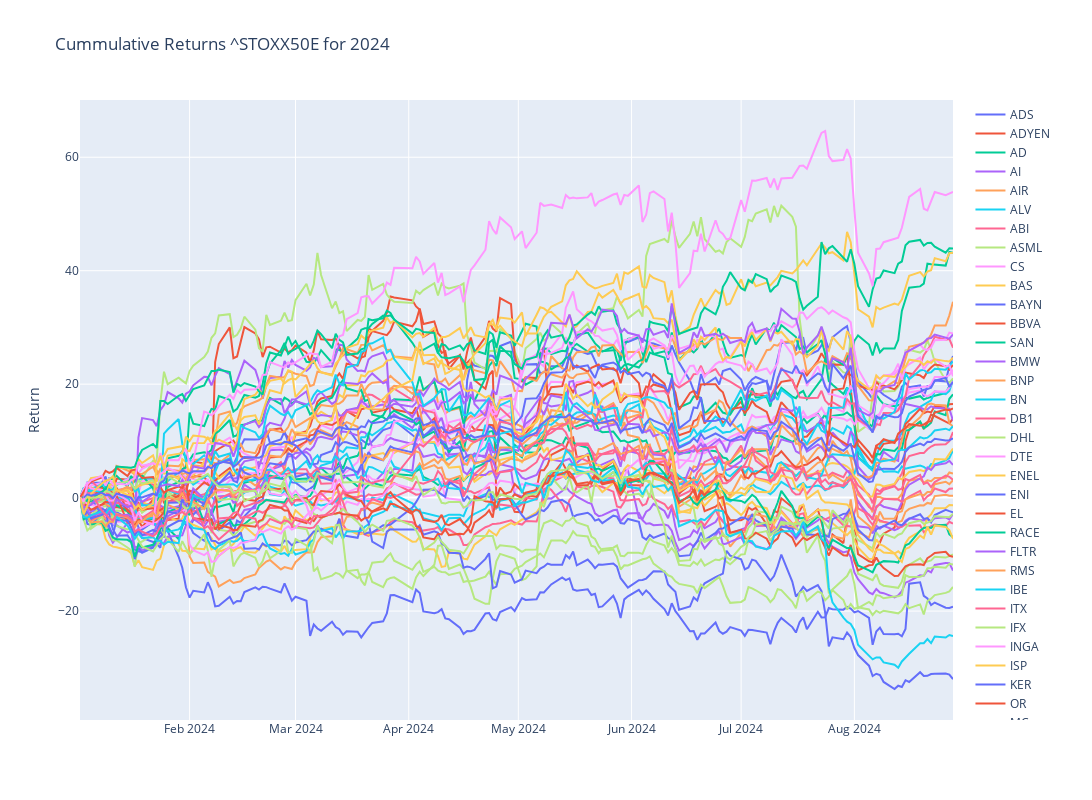

The code cell stored with this chart in its notebook:
### Code cell
# Plotly
fig = make_subplots()

# Graph (1,1)
# Loop all stock files and get cummulative return for year
for stock in tqdm(index_list):
    f = os.path.join("../input", stock)
    df = pd.read_csv(f+".csv",index_col="Date",parse_dates=True)
    df['Cummulative_Return'] = cumulative_return(df["Adj Close"].loc[year])
    fig.add_trace(go.Scatter(x=df['Cummulative_Return'].loc[year].index,y=df['Cummulative_Return'].loc[year],mode="lines",name=stock.split('.')[0]),row=1,col=1)

# Update xaxis properties
fig.update_yaxes(title_text="Return", row=1, col=1)

fig.update_layout(height=800, width=1300,showlegend=True,title=f"Cummulative Returns {ticker} for {year}")

fig.show()

### Figure 1 — Plotly figure (JSON) as saved in the notebook; plotly's stock layout.template omitted (floating-point values rounded to 4 significant figures; data arrays with more than 128 entries replaced by an {"elided": "..."} marker saying what was removed)
{"data": [{"mode": "lines", "name": "ADS", "type": "scatter", "x": {"elided": "169 str values"}, "xaxis": "x", "y": {"elided": "169 float values"}, "yaxis": "y"}, {"mode": "lines", "name": "ADYEN", "type": "scatter", "x": {"elided": "169 str values"}, "xaxis": "x", "y": {"elided": "169 float values"}, "yaxis": "y"}, {"mode": "lines", "name": "AD", "type": "scatter", "x": {"elided": "169 str values"}, "xaxis": "x", "y": {"elided": "169 float values"}, "yaxis": "y"}, {"mode": "lines", "name": "AI", "type": "scatter", "x": {"elided": "169 str values"}, "xaxis": "x", "y": {"elided": "169 float values"}, "yaxis": "y"}, {"mode": "lines", "name": "AIR", "type": "scatter", "x": {"elided": "169 str values"}, "xaxis": "x", "y": {"elided": "169 float values"}, "yaxis": "y"}, {"mode": "lines", "name": "ALV", "type": "scatter", "x": {"elided": "169 str values"}, "xaxis": "x", "y": {"elided": "169 float values"}, "yaxis": "y"}, {"mode": "lines", "name": "ABI", "type": "scatter", "x": {"elided": "169 str values"}, "xaxis": "x", "y": {"elided": "169 float values"}, "yaxis": "y"}, {"mode": "lines", "name": "ASML", "type": "scatter", "x": {"elided": "169 str values"}, "xaxis": "x", "y": {"elided": "169 float values"}, "yaxis": "y"}, {"mode": "lines", "name": "CS", "type": "scatter", "x": {"elided": "169 str values"}, "xaxis": "x", "y": {"elided": "169 float values"}, "yaxis": "y"}, {"mode": "lines", "name": "BAS", "type": "scatter", "x": {"elided": "169 str values"}, "xaxis": "x", "y": {"elided": "169 float values"}, "yaxis": "y"}, {"mode": "lines", "name": "BAYN", "type": "scatter", "x": {"elided": "169 str values"}, "xaxis": "x", "y": {"elided": "169 float values"}, "yaxis": "y"}, {"mode": "lines", "name": "BBVA", "type": "scatter", "x": {"elided": "169 str values"}, "xaxis": "x", "y": {"elided": "169 float values"}, "yaxis": "y"}, {"mode": "lines", "name": "SAN", "type": "scatter", "x": {"elided": "169 str values"}, "xaxis": "x", "y": {"elided": "169 float values"}, "yaxis": "y"}, {"mode": "lines", "name": "BMW", "type": "scatter", "x": {"elided": "169 str values"}, "xaxis": "x", "y": {"elided": "169 float values"}, "yaxis": "y"}, {"mode": "lines", "name": "BNP", "type": "scatter", "x": {"elided": "169 str values"}, "xaxis": "x", "y": {"elided": "169 float values"}, "yaxis": "y"}, {"mode": "lines", "name": "BN", "type": "scatter", "x": {"elided": "169 str values"}, "xaxis": "x", "y": {"elided": "169 float values"}, "yaxis": "y"}, {"mode": "lines", "name": "DB1", "type": "scatter", "x": {"elided": "169 str values"}, "xaxis": "x", "y": {"elided": "169 float values"}, "yaxis": "y"}, {"mode": "lines", "name": "DHL", "type": "scatter", "x": {"elided": "169 str values"}, "xaxis": "x", "y": {"elided": "169 float values"}, "yaxis": "y"}, {"mode": "lines", "name": "DTE", "type": "scatter", "x": {"elided": "169 str values"}, "xaxis": "x", "y": {"elided": "169 float values"}, "yaxis": "y"}, {"mode": "lines", "name": "ENEL", "type": "scatter", "x": {"elided": "168 str values"}, "xaxis": "x", "y": {"elided": "168 float values"}, "yaxis": "y"}, {"mode": "lines", "name": "ENI", "type": "scatter", "x": {"elided": "168 str values"}, "xaxis": "x", "y": {"elided": "168 float values"}, "yaxis": "y"}, {"mode": "lines", "name": "EL", "type": "scatter", "x": {"elided": "169 str values"}, "xaxis": "x", "y": {"elided": "169 float values"}, "yaxis": "y"}, {"mode": "lines", "name": "RACE", "type": "scatter", "x": {"elided": "168 str values"}, "xaxis": "x", "y": {"elided": "168 float values"}, "yaxis": "y"}, {"mode": "lines", "name": "FLTR", "type": "scatter", "x": {"elided": "167 str values"}, "xaxis": "x", "y": {"elided": "167 float values"}, "yaxis": "y"}, {"mode": "lines", "name": "RMS", "type": "scatter", "x": {"elided": "169 str values"}, "xaxis": "x", "y": {"elided": "169 float values"}, "yaxis": "y"}, {"mode": "lines", "name": "IBE", "type": "scatter", "x": {"elided": "169 str values"}, "xaxis": "x", "y": {"elided": "169 float values"}, "yaxis": "y"}, {"mode": "lines", "name": "ITX", "type": "scatter", "x": {"elided": "169 str values"}, "xaxis": "x", "y": {"elided": "169 float values"}, "yaxis": "y"}, {"mode": "lines", "name": "IFX", "type": "scatter", "x": {"elided": "169 str values"}, "xaxis": "x", "y": {"elided": "169 float values"}, "yaxis": "y"}, {"mode": "lines", "name": "INGA", "type": "scatter", "x": {"elided": "169 str values"}, "xaxis": "x", "y": {"elided": "169 float values"}, "yaxis": "y"}, {"mode": "lines", "name": "ISP", "type": "scatter", "x": {"elided": "168 str values"}, "xaxis": "x", "y": {"elided": "168 float values"}, "yaxis": "y"}, {"mode": "lines", "name": "KER", "type": "scatter", "x": {"elided": "169 str values"}, "xaxis": "x", "y": {"elided": "169 float values"}, "yaxis": "y"}, {"mode": "lines", "name": "OR", "type": "scatter", "x": {"elided": "169 str values"}, "xaxis": "x", "y": {"elided": "169 float values"}, "yaxis": "y"}, {"mode": "lines", "name": "MC", "type": "scatter", "x": {"elided": "169 str values"}, "xaxis": "x", "y": {"elided": "169 float values"}, "yaxis": "y"}, {"mode": "lines", "name": "MBG", "type": "scatter", "x": {"elided": "169 str values"}, "xaxis": "x", "y": {"elided": "169 float values"}, "yaxis": "y"}, {"mode": "lines", "name": "MUV2", "type": "scatter", "x": {"elided": "169 str values"}, "xaxis": "x", "y": {"elided": "169 float values"}, "yaxis": "y"}, {"mode": "lines", "name": "NOKIA", "type": "scatter", "x": {"elided": "167 str values"}, "xaxis": "x", "y": {"elided": "167 float values"}, "yaxis": "y"}, {"mode": "lines", "name": "NDA-FI", "type": "scatter", "x": {"elided": "167 str values"}, "xaxis": "x", "y": {"elided": "167 float values"}, "yaxis": "y"}, {"mode": "lines", "name": "RI", "type": "scatter", "x": {"elided": "169 str values"}, "xaxis": "x", "y": {"elided": "169 float values"}, "yaxis": "y"}, {"mode": "lines", "name": "PRX", "type": "scatter", "x": {"elided": "169 str values"}, "xaxis": "x", "y": {"elided": "169 float values"}, "yaxis": "y"}, {"mode": "lines", "name": "SAF", "type": "scatter", "x": {"elided": "169 str values"}, "xaxis": "x", "y": {"elided": "169 float values"}, "yaxis": "y"}, {"mode": "lines", "name": "SGO", "type": "scatter", "x": {"elided": "169 str values"}, "xaxis": "x", "y": {"elided": "169 float values"}, "yaxis": "y"}, {"mode": "lines", "name": "SAN", "type": "scatter", "x": {"elided": "169 str values"}, "xaxis": "x", "y": {"elided": "169 float values"}, "yaxis": "y"}, {"mode": "lines", "name": "SAP", "type": "scatter", "x": {"elided": "169 str values"}, "xaxis": "x", "y": {"elided": "169 float values"}, "yaxis": "y"}, {"mode": "lines", "name": "SU", "type": "scatter", "x": {"elided": "169 str values"}, "xaxis": "x", "y": {"elided": "169 float values"}, "yaxis": "y"}, {"mode": "lines", "name": "SIE", "type": "scatter", "x": {"elided": "169 str values"}, "xaxis": "x", "y": {"elided": "169 float values"}, "yaxis": "y"}, {"mode": "lines", "name": "STLAM", "type": "scatter", "x": {"elided": "168 str values"}, "xaxis": "x", "y": {"elided": "168 float values"}, "yaxis": "y"}, {"mode": "lines", "name": "TTE", "type": "scatter", "x": {"elided": "169 str values"}, "xaxis": "x", "y": {"elided": "169 float values"}, "yaxis": "y"}, {"mode": "lines", "name": "DG", "type": "scatter", "x": {"elided": "169 str values"}, "xaxis": "x", "y": {"elided": "169 float values"}, "yaxis": "y"}, {"mode": "lines", "name": "UCG", "type": "scatter", "x": {"elided": "168 str values"}, "xaxis": "x", "y": {"elided": "168 float values"}, "yaxis": "y"}, {"mode": "lines", "name": "VOW", "type": "scatter", "x": {"elided": "169 str values"}, "xaxis": "x", "y": {"elided": "169 float values"}, "yaxis": "y"}, {"mode": "lines", "name": "^STOXX50E", "type": "scatter", "x": {"elided": "165 str values"}, "xaxis": "x", "y": {"elided": "165 float values"}, "yaxis": "y"}], "layout": {"height": 800, "showlegend": true, "title": {"text": "Cummulative Returns ^STOXX50E for 2024"}, "width": 1300, "xaxis": {"anchor": "y", "domain": [0, 1]}, "yaxis": {"anchor": "x", "domain": [0, 1], "title": {"text": "Return"}}}}
